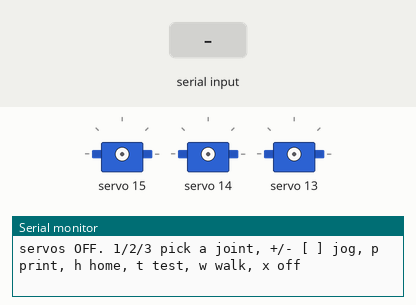
Bench run of a sketch on a simulated ESP32-S3. On the bench: 3 × servo, the last lines printed to the serial monitor. The test bench sets the inputs (shaded band).

Above: at 1.2 s.
1.3 s: "t" received over Serial
At 3.6 s:
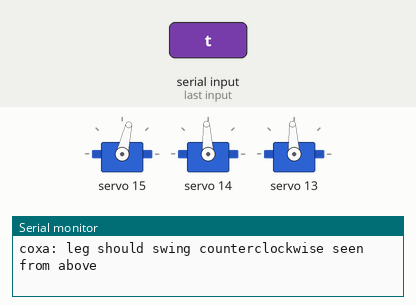
At 6.1 s:
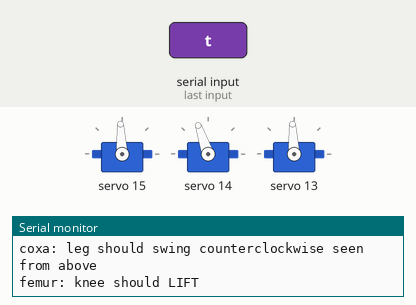
7.3 s: "p" received over Serial
At 8.5 s:
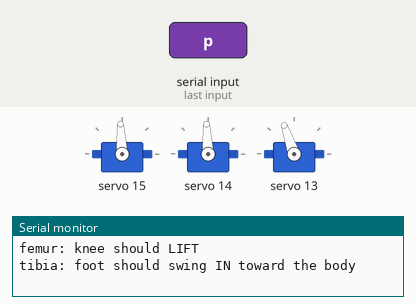
10.3 s: "w" received over Serial
13.3 s: "h" received over Serial
16.3 s: "x" received over Serial
Timing chart, 0 to 18.8 s (numbered marks = the images above; inputs shaded):
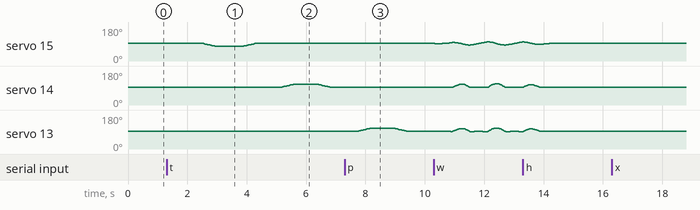

Measured:
- after the input at 1.3 s, servo 14: rises from 93° to 109° in 0.43 s, then falls to 93° in 1.3 s
- by itself, servo 13: rises from 92° to 106° in 0.20 s, then falls to 93° in 0.39 s

The sketch:

vanta_one_leg_s3.ino
```cpp
// VANTA one-leg walk test: Arduino + PCA9685.
// Servos stay OFF at boot. Find each joint's home pulse (femur level, tibia straight down) with the jog keys,
// paste the printed numbers into HOME_US, re-upload, then walk. Walking is small offsets from home.
// Serial Monitor at 115200, "No line ending":
//   1/2/3 = pick coxa/femur/tibia (it powers on at its HOME_US)   + / - = 10us   ] / [ = 50us
//   p = print HOME_US   h = all joints home   t = test directions   w = walk   x = all off
#include <Wire.h>
#include <Adafruit_PWMServoDriver.h>

// ESP32-S3 DevKitC: PCA9685 SDA -> GPIO 8, SCL -> GPIO 9, VCC -> 3V3
const int SDA_PIN = 8, SCL_PIN = 9;

Adafruit_PWMServoDriver pwm(0x40);

const uint8_t CH[3] = {15, 14, 13};          // coxa, femur, tibia
int HOME_US[3] = {1500, 1500, 1500};         // paste the 'p' output here
const float SIGN[3] = {-1, 1, 1};            // a joint going the wrong way in 't': flip its sign
const float US_PER_DEG = 2000.0 / 180.0;
const float LO[3] = {-35, -80, -52}, HI[3] = {35, 85, 73};

const float COXA = 68.0, FEMUR = 76.7, TIBIA = 101.0;
const float HOME_X = COXA + FEMUR, HOME_Z = -TIBIA;
const float STRIDE = 40.0, LIFT = 25.0, CYCLE_MS = 1200, RAMP_MS = 1000;
const char *NAME[3] = {"coxa", "femur", "tibia"};

char mode = 'x';
int sel = -1;
unsigned long t0;
float amp = 0;   // walk size: ramps 0 -> 1 into a walk and 1 -> 0 back out, so the leg never jumps

void writeJoint(int j, float deg) {
  deg = constrain(deg, LO[j], HI[j]);
  pwm.writeMicroseconds(CH[j], HOME_US[j] + SIGN[j] * deg * US_PER_DEG);
}

void off(int j) {
  pwm.setPWM(CH[j], 0, 4096);
}

bool ik(float x, float y, float z, float out[3]) {
  float dr = hypot(x, y) - COXA;
  float reach = hypot(dr, z);
  float k = (FEMUR * FEMUR + reach * reach - TIBIA * TIBIA) / (2 * FEMUR * reach);
  if (k < -1 || k > 1) return false;
  float femur = atan2(z, dr) + acos(k);
  float kr = FEMUR * cos(femur), kz = FEMUR * sin(femur);
  out[0] = degrees(atan2(y, x));
  out[1] = degrees(femur);
  out[2] = degrees(femur - PI / 2 - atan2(z - kz, dr - kr));
  return true;
}

void footAt(float x, float y, float z) {
  float a[3];
  if (!ik(x, y, z, a)) return;
  for (int j = 0; j < 3; j++) writeJoint(j, a[j]);
}

void printHome() {
  Serial.print("int HOME_US[3] = {");
  Serial.print(HOME_US[0]); Serial.print(", ");
  Serial.print(HOME_US[1]); Serial.print(", ");
  Serial.print(HOME_US[2]); Serial.println("};");
}

void walkStep() {
  float p = fmod((millis() - t0) / CYCLE_MS, 1.0);
  float y, z = HOME_Z;
  if (p < 0.5) {
    y = STRIDE / 2 - STRIDE * (p * 2);
  } else {
    float h = p * 2 - 1;
    y = -STRIDE / 2 + STRIDE * h * h * (3 - 2 * h);
    z += LIFT * sin(PI * h);
  }
  footAt(HOME_X, y * amp, HOME_Z + (z - HOME_Z) * amp);
}

// ease a walk back down to home (about RAMP_MS) before anything else moves the leg
void settle() {
  while (amp > 0) {
    amp = max(0.0f, amp - 20.0f / RAMP_MS);
    walkStep();
    delay(20);
  }
}

// one servo at a time: three MG995s starting together pull a current spike that glitches the others
void homeOneByOne() {
  for (int j = 0; j < 3; j++) {
    writeJoint(j, 0);
    delay(400);
  }
}

void testJoints() {
  const char *want[3] = {"coxa: leg should swing counterclockwise seen from above",
                         "femur: knee should LIFT",
                         "tibia: foot should swing IN toward the body"};
  homeOneByOne();
  for (int j = 0; j < 3; j++) {
    Serial.println(want[j]);
    for (float d = 0; d <= 15; d += 1) { writeJoint(j, d); delay(30); }
    delay(800);
    for (float d = 15; d >= 0; d -= 1) { writeJoint(j, d); delay(30); }
    delay(800);
  }
  Serial.println("done");
}

void setup() {
  Serial.begin(115200);
  Wire.begin(SDA_PIN, SCL_PIN);
  pwm.begin();
  pwm.setOscillatorFrequency(27000000);
  pwm.setPWMFreq(50);
  delay(10);
  for (int j = 0; j < 3; j++) off(j);
  Serial.println("servos OFF. 1/2/3 pick a joint, +/- [ ] jog, p print, h home, t test, w walk, x off");
}

void loop() {
  if (Serial.available()) {
    char c = Serial.read();
    if (c >= '1' && c <= '3') {
      settle();
      sel = c - '1';
      mode = 'j';
      writeJoint(sel, 0);
      Serial.print(NAME[sel]); Serial.print(" "); Serial.println(HOME_US[sel]);
    } else if (sel >= 0 && (c == '+' || c == '-' || c == ']' || c == '[')) {
      int step = (c == '+' || c == '-') ? 10 : 50;
      HOME_US[sel] = constrain(HOME_US[sel] + (c == '+' || c == ']' ? step : -step), 600, 2400);
      writeJoint(sel, 0);
      Serial.print(NAME[sel]); Serial.print(" "); Serial.println(HOME_US[sel]);
    } else if (c == 'p') {
      printHome();
    } else if (c == 't') {
      settle();
      testJoints();
      mode = 'h';
    } else if (c == 'h' || c == 'w' || c == 'x') {
      if (c == 'x') amp = 0;
      else if (mode != 'h' && mode != 'w') homeOneByOne();
      if (c == 'h') settle();                     // walk -> home eases out instead of jumping
      if (c == 'w' && mode != 'w') t0 = millis();  // 'w' while walking just keeps walking
      mode = c;
      Serial.println(mode);
      if (mode == 'x') for (int j = 0; j < 3; j++) off(j);
    }
  }

  if (mode == 'h') {
    for (int j = 0; j < 3; j++) writeJoint(j, 0);
  } else if (mode == 'w') {
    amp = min(1.0f, amp + 20.0f / RAMP_MS);
    walkStep();
  }

  delay(20);
}
```
